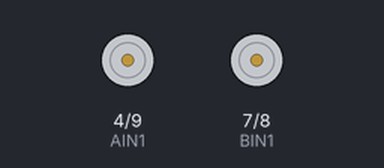
Recording of a sketch running on a simulated Arduino Nano, built with avr-gcc and run on an emulated ATmega328P. Shown: motor-driver pin pairs drawn as motors (green arrow = first pin HIGH = forward, orange = second pin HIGH = backward, longer = more drive, scaled by the enable pin). What the sketch prints to the serial monitor is not drawn.

Above: at 0.1 s.
At 8.9 s:
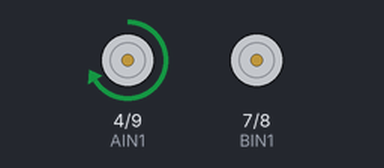
At 16.0 s:
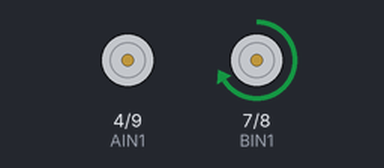
At 33.3 s:
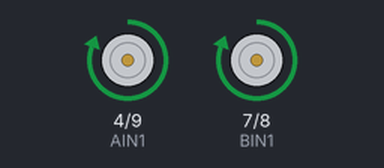
Timing chart, 0 to 36.7 s (numbered marks = the images above):
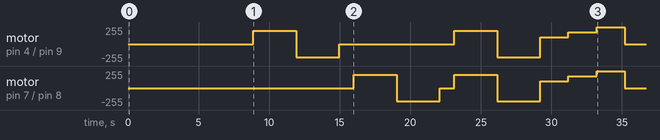

The sketch:

test_motores_diagnostico.ino
```cpp
/*
 * ========================================
 * TEST DE DIAGNÓSTICO - TB6612FNG DRIVER
 * ========================================
 *
 * Placa: Ingeniero Maker con Arduino Nano
 * Driver: TB6612FNG (1.2A nominal, 3A pico max)
 *
 * Este sketch prueba TODAS las conexiones
 * para encontrar problemas en el hardware
 *
 * INSTRUCCIONES:
 * 1. Sube este código al Arduino
 * 2. Abre el Serial Monitor (9600 baudios)
 * 3. Observa qué motores se mueven
 * 4. Anota cualquier comportamiento extraño
 *
 * PINES CORRECTOS SEGÚN DATASHEET:
 * Motor A: PWMA=D5, AIN1=D4, AIN2=D9
 * Motor B: PWMB=D6, BIN1=D7, BIN2=D8
 */

// --- PINES TB6612FNG (CORRECTOS) ---
// Motor A
#define PWMA 5   // D5 - PWM velocidad Motor A
#define AIN1 4   // D4 - Dirección 1 Motor A
#define AIN2 9   // D9 - Dirección 2 Motor A

// Motor B
#define PWMB 6   // D6 - PWM velocidad Motor B
#define BIN1 7   // D7 - Dirección 1 Motor B
#define BIN2 8   // D8 - Dirección 2 Motor B

void setup() {
  Serial.begin(9600);

  // Esperar conexión serial
  delay(2000);

  Serial.println("\n\n");
  Serial.println("========================================");
  Serial.println("  TEST DE DIAGNÓSTICO - DRIVER MOTORES");
  Serial.println("========================================");
  Serial.println();

  // Configurar todos los pines
  pinMode(AIN1, OUTPUT);
  pinMode(AIN2, OUTPUT);
  pinMode(PWMA, OUTPUT);
  pinMode(BIN1, OUTPUT);
  pinMode(BIN2, OUTPUT);
  pinMode(PWMB, OUTPUT);

  // Asegurar que todo esté apagado
  apagarTodo();

  Serial.println("Configuración de pines:");
  Serial.print("  Motor A: IN1="); Serial.print(AIN1);
  Serial.print(", IN2="); Serial.print(AIN2);
  Serial.print(", PWM="); Serial.println(PWMA);

  Serial.print("  Motor B: IN1="); Serial.print(BIN1);
  Serial.print(", IN2="); Serial.print(BIN2);
  Serial.print(", PWM="); Serial.println(PWMB);
  Serial.println();

  Serial.println("⚠️  IMPORTANTE:");
  Serial.println("   - Verifica que el driver tenga alimentación externa");
  Serial.println("   - El LED del driver debe estar encendido");
  Serial.println("   - Baterías/fuente conectada al driver (no al Arduino)");
  Serial.println();

  delay(3000);

  // Iniciar secuencia de pruebas
  Serial.println("🚀 Iniciando pruebas en 2 segundos...");
  delay(2000);

  ejecutarPruebas();

  Serial.println();
  Serial.println("========================================");
  Serial.println("  PRUEBAS COMPLETADAS");
  Serial.println("========================================");
  Serial.println();
  Serial.println("📝 ¿Qué observaste?");
  Serial.println("   A) Ningún motor se movió → Problema de alimentación");
  Serial.println("   B) Solo 1 motor se movió → Revisar cables del otro");
  Serial.println("   C) Ambos se movieron → ¡Perfecto! Sube el código principal");
  Serial.println("   D) Se mueven al revés → Normal, se corrige en el código");
  Serial.println();
}

void loop() {
  // En loop no hacemos nada, todo está en setup()
  // Puedes reiniciar el Arduino (botón RESET) para volver a ejecutar
  delay(1000);
}

// ========================================
// FUNCIONES DE PRUEBA
// ========================================

void ejecutarPruebas() {

  // TEST 1: Verificar pines PWM
  Serial.println("\n--- TEST 1: Verificación de pines PWM ---");
  Serial.println("Encendiendo PWM al 100%...");
  analogWrite(PWMA, 255);
  analogWrite(PWMB, 255);
  delay(500);
  Serial.println("✓ Pines PWM configurados");
  analogWrite(PWMA, 0);
  analogWrite(PWMB, 0);
  delay(1000);

  // TEST 2: Motor A - Dirección 1
  Serial.println("\n--- TEST 2: Motor A (Izquierdo) ---");
  Serial.println("→ Dirección 1 (IN1=HIGH, IN2=LOW)");
  digitalWrite(AIN1, HIGH);
  digitalWrite(AIN2, LOW);
  analogWrite(PWMA, 200);  // Velocidad media

  Serial.println("   Observa: ¿El motor A gira?");
  Serial.println("   Esperando 3 segundos...");
  delay(3000);

  // TEST 3: Motor A - Dirección 2
  Serial.println("→ Dirección 2 (IN1=LOW, IN2=HIGH)");
  digitalWrite(AIN1, LOW);
  digitalWrite(AIN2, HIGH);
  analogWrite(PWMA, 200);

  Serial.println("   Observa: ¿El motor A gira al revés?");
  Serial.println("   Esperando 3 segundos...");
  delay(3000);

  // Apagar Motor A
  apagarMotorA();
  Serial.println("✓ Motor A detenido");
  delay(1000);

  // TEST 4: Motor B - Dirección 1
  Serial.println("\n--- TEST 3: Motor B (Derecho) ---");
  Serial.println("→ Dirección 1 (IN1=HIGH, IN2=LOW)");
  digitalWrite(BIN1, HIGH);
  digitalWrite(BIN2, LOW);
  analogWrite(PWMB, 200);

  Serial.println("   Observa: ¿El motor B gira?");
  Serial.println("   Esperando 3 segundos...");
  delay(3000);

  // TEST 5: Motor B - Dirección 2
  Serial.println("→ Dirección 2 (IN1=LOW, IN2=HIGH)");
  digitalWrite(BIN1, LOW);
  digitalWrite(BIN2, HIGH);
  analogWrite(PWMB, 200);

  Serial.println("   Observa: ¿El motor B gira al revés?");
  Serial.println("   Esperando 3 segundos...");
  delay(3000);

  // Apagar Motor B
  apagarMotorB();
  Serial.println("✓ Motor B detenido");
  delay(1000);

  // TEST 6: Ambos motores - Misma dirección
  Serial.println("\n--- TEST 4: AMBOS motores simultáneos ---");
  Serial.println("→ Ambos en dirección 1");
  digitalWrite(AIN1, HIGH);
  digitalWrite(AIN2, LOW);
  analogWrite(PWMA, 200);

  digitalWrite(BIN1, HIGH);
  digitalWrite(BIN2, LOW);
  analogWrite(PWMB, 200);

  Serial.println("   Observa: ¿Ambos giran juntos?");
  Serial.println("   Esperando 3 segundos...");
  delay(3000);

  // TEST 7: Ambos motores - Dirección opuesta
  Serial.println("→ Ambos en dirección 2");
  digitalWrite(AIN1, LOW);
  digitalWrite(AIN2, HIGH);
  analogWrite(PWMA, 200);

  digitalWrite(BIN1, LOW);
  digitalWrite(BIN2, HIGH);
  analogWrite(PWMB, 200);

  Serial.println("   Observa: ¿Ambos giran al revés?");
  Serial.println("   Esperando 3 segundos...");
  delay(3000);

  // TEST 8: Prueba de velocidades
  Serial.println("\n--- TEST 5: Diferentes velocidades ---");
  Serial.println("→ Velocidad BAJA (PWM=100)");
  digitalWrite(AIN1, HIGH);
  digitalWrite(AIN2, LOW);
  analogWrite(PWMA, 100);

  digitalWrite(BIN1, HIGH);
  digitalWrite(BIN2, LOW);
  analogWrite(PWMB, 100);
  delay(2000);

  Serial.println("→ Velocidad MEDIA (PWM=180)");
  analogWrite(PWMA, 180);
  analogWrite(PWMB, 180);
  delay(2000);

  Serial.println("→ Velocidad ALTA (PWM=255)");
  analogWrite(PWMA, 255);
  analogWrite(PWMB, 255);
  delay(2000);

  // Apagar todo
  apagarTodo();
  Serial.println("✓ Todos los motores detenidos");
  delay(1000);
}

// ========================================
// FUNCIONES AUXILIARES
// ========================================

void apagarTodo() {
  digitalWrite(AIN1, LOW);
  digitalWrite(AIN2, LOW);
  analogWrite(PWMA, 0);

  digitalWrite(BIN1, LOW);
  digitalWrite(BIN2, LOW);
  analogWrite(PWMB, 0);
}

void apagarMotorA() {
  digitalWrite(AIN1, LOW);
  digitalWrite(AIN2, LOW);
  analogWrite(PWMA, 0);
}

void apagarMotorB() {
  digitalWrite(BIN1, LOW);
  digitalWrite(BIN2, LOW);
  analogWrite(PWMB, 0);
}
```
